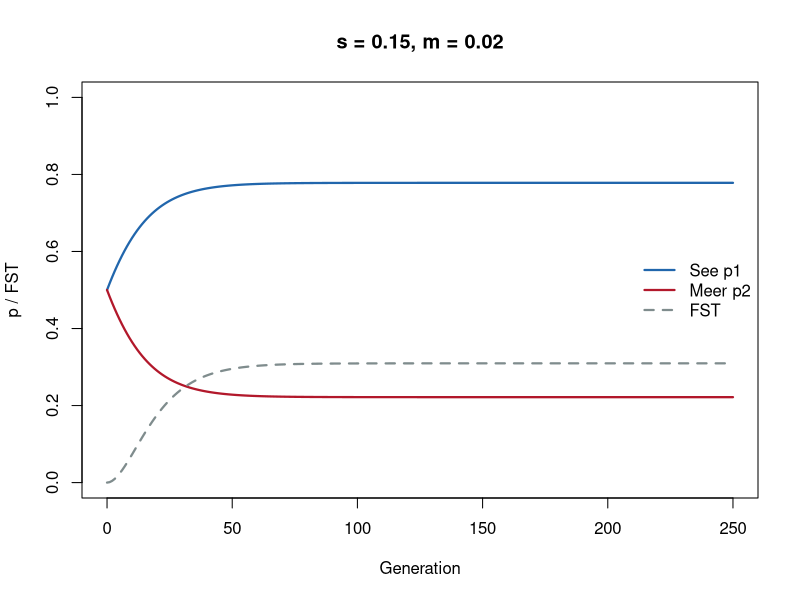
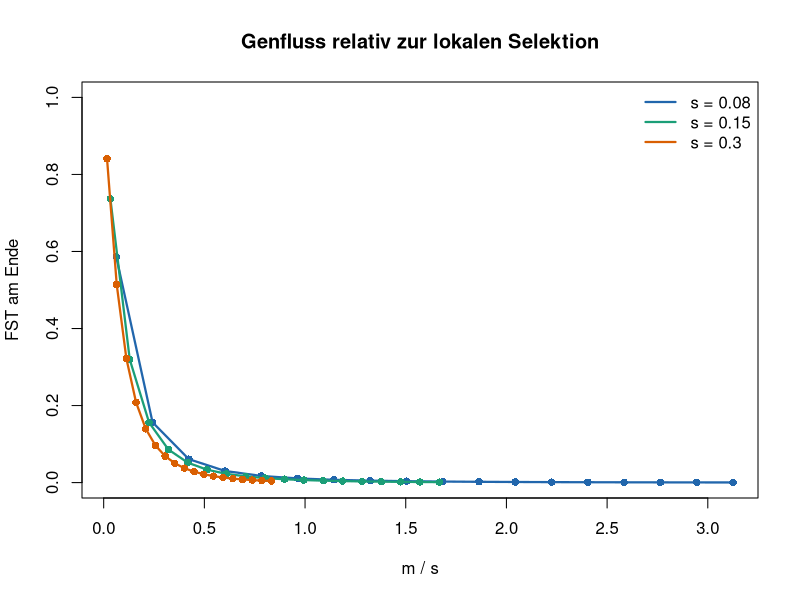

The R script that drew these images, in order:
## ---- chunk 1
fst <- function(p1, p2) {
  p_quer <- (p1 + p2) / 2
  H_T <- 2 * p_quer * (1 - p_quer)
  H_S <- (2 * p1 * (1 - p1) + 2 * p2 * (1 - p2)) / 2
  out <- (H_T - H_S) / H_T
  out[H_T == 0] <- 0
  out
}

fst(0.9, 0.1)
fst(0.5, 0.5)
## ---- chunk 2
selektionsschritt <- function(p, w) {
  q <- 1 - p
  w_quer <- p^2 * w[1] + 2 * p * q * w[2] + q^2 * w[3]
  (p^2 * w[1] + p * q * w[2]) / w_quer
}

eine_generation <- function(p1, p2, s, m) {
  p1_s <- selektionsschritt(p1, c(1 + s, 1 + s / 2, 1))
  p2_s <- selektionsschritt(p2, c(1, 1 + s / 2, 1 + s))
  c((1 - m) * p1_s + m * p2_s,
    (1 - m) * p2_s + m * p1_s)
}

zwei_demen <- function(s, m, generationen = 250) {
  p1 <- p2 <- numeric(generationen + 1)
  p1[1] <- p2[1] <- 0.5
  for (t in seq_len(generationen)) {
    nxt <- eine_generation(p1[t], p2[t], s, m)
    p1[t + 1] <- nxt[1]
    p2[t + 1] <- nxt[2]
  }
  data.frame(generation = 0:generationen, p1 = p1, p2 = p2)
}

sim <- zwei_demen(s = 0.15, m = 0.02)
sim$fst <- fst(sim$p1, sim$p2)   # kein zweites for
## ---- chunk 3
#| fig-height: 4.2
#| fig-width: 8
plot(sim$generation, sim$p1, type = "l", lwd = 2.2, col = "#2166ac",
     ylim = c(0, 1), xlab = "Generation", ylab = "p / FST",
     main = "s = 0.15, m = 0.02")
lines(sim$generation, sim$p2, lwd = 2.2, col = "#b2182b")
lines(sim$generation, sim$fst, lwd = 2.2, lty = 2, col = "#7f8c8d")
legend("right", c("See p1", "Meer p2", "FST"),
       col = c("#2166ac", "#b2182b", "#7f8c8d"),
       lwd = 2.2, lty = c(1, 1, 2), bty = "n")
## ---- chunk 4
#| fig-height: 4.4
#| fig-width: 7
s_grid <- c(0.08, 0.15, 0.30)
m_grid <- seq(0.005, 0.25, length.out = 18)

erg <- do.call(rbind, lapply(s_grid, function(s) {
  ende <- sapply(m_grid, function(m) {
    bahn <- zwei_demen(s = s, m = m, generationen = 400)
    fst(tail(bahn$p1, 1), tail(bahn$p2, 1))
  })
  data.frame(s = s, m = m_grid, ratio = m_grid / s, fst = ende)
}))

plot(NA, xlim = range(erg$ratio), ylim = c(0, 1),
     xlab = "m / s", ylab = "FST am Ende",
     main = "Genfluss relativ zur lokalen Selektion")
farben <- c("#2166ac", "#1b9e77", "#d95f02")
for (i in seq_along(s_grid)) {
  d <- erg[erg$s == s_grid[i], ]
  lines(d$ratio, d$fst, lwd = 2.2, col = farben[i])
  points(d$ratio, d$fst, pch = 16, col = farben[i])
}
legend("topright", paste("s =", s_grid), col = farben, lwd = 2.2, bty = "n")
